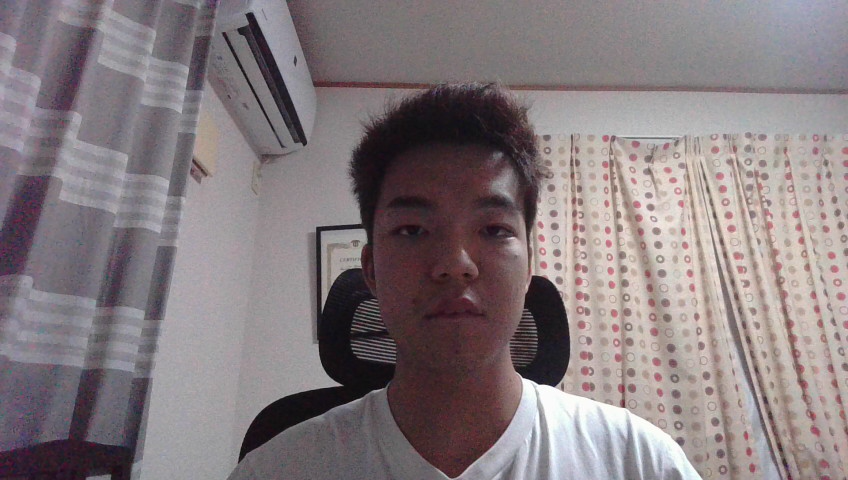
#> input picture exp_picture/exp1-3_flame.png, 848 x 480 px, given in place of the camera
$ python 2-2.py
#> lines starting #> are read from the running program, lines starting #| are printed output that depends on the picture; after the words box and inside, x2 and y2 are one past the last pixel; in counts of white or black regions, pixels touching at a corner belong together
# -*- coding: utf-8 -*-
import os
os.environ["OPENCV_VIDEOIO_MSMF_ENABLE_HW_TRANSFORMS"] = "0"

import cv2
import numpy as np

# カメラのキャッチャ
cap = cv2.VideoCapture(0)   # 0 は内蔵カメラ

if not cap.isOpened():
    print("カメラが開けませんでした")
    exit()

# 1枚撮影
ret, frame = cap.read()
#> frame is the input picture: shape (480, 848, 3); mean B, G, R 126.3, 123.2, 133.5
cap.release()

if not ret:
    print("撮影に失敗しました")
    exit()

# グレースケール変換
gray = cv2.cvtColor(frame, cv2.COLOR_BGR2GRAY)
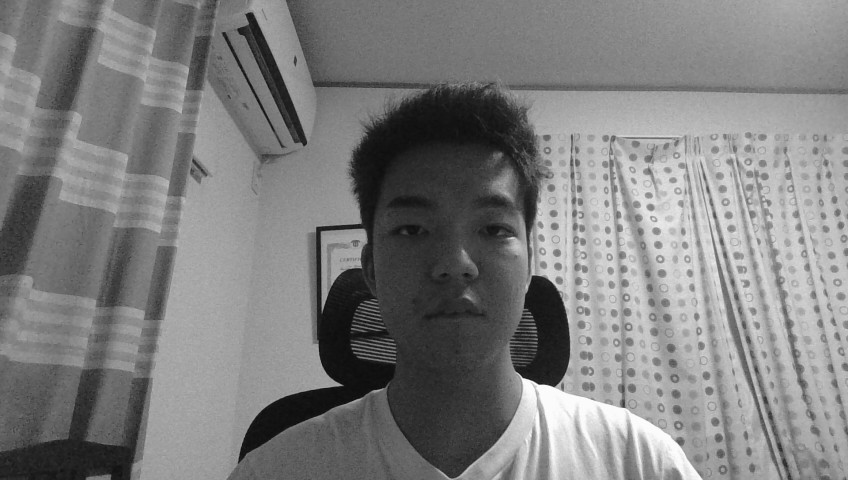
#> gray: shape (480, 848); min 7, max 255, mean 126.6
gray = cv2.medianBlur(gray, 5)

# 円検出
circles = cv2.HoughCircles(
    gray,
    cv2.HOUGH_GRADIENT,
    dp=1,             # 解像度の逆数
    minDist=20,       # 円同士の最小距離（適宜調整）
    param1=100,       # Cannyエッジ検出の閾値
    param2=30,        # 円検出のしきい値（小さいと誤検出が増える）
    minRadius=5,      # 最小半径
    maxRadius=100     # 最大半径
)
#> circles = 114 rows, first 8: [670.5, 234.5, 99.4], [674.5, 269.5, 97.2], [704.5, 233.5, 97.2], [686.5, 329.5, 99.4], [698.5, 261.5, 87.3], [724.5, 352.5, 99.4], [677.5, 384.5, 85.1], [586.5, 320.5, 69.6]

# 結果表示
if circles is not None:
    circles = np.uint16(np.around(circles))
#> circles = 114 rows, first 8: [670, 234, 99], [674, 270, 97], [704, 234, 97], [686, 330, 99], [698, 262, 87], [724, 352, 99], [678, 384, 85], [586, 320, 70]
    print("検出された円の数:", circles.shape[1])
#| 検出された円の数: 114

    for i in circles[0, :]:
        # 外円
        cv2.circle(frame, (i[0], i[1]), i[2], (0, 255, 0), 2)
        # 中心
        cv2.circle(frame, (i[0], i[1]), 2, (0, 0, 255), 3)
#> this loop made 114 passes
#> i on passes 1 to 12: [670, 234, 99], [674, 270, 97], [704, 234, 97], [686, 330, 99], [698, 262, 87], [724, 352, 99], [678, 384, 85], [586, 320, 70], [682, 202, 60], [650, 230, 70], [554, 204, 64], [636, 216, 61]
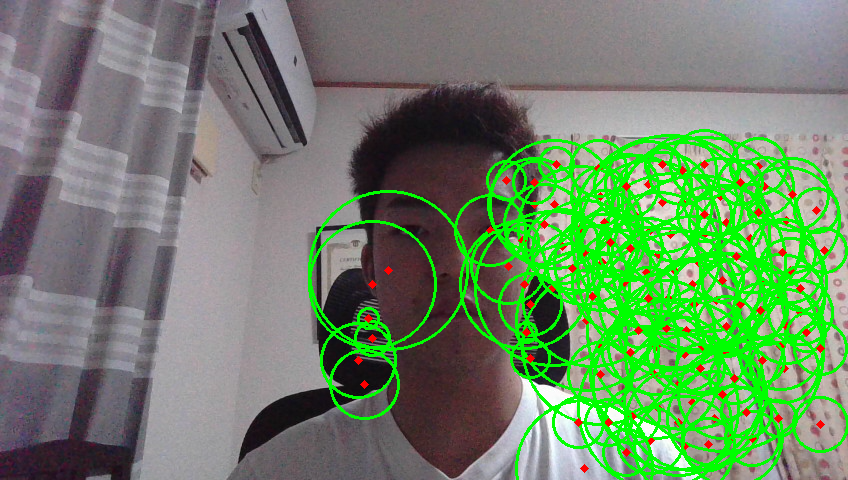
#> frame: shape (480, 848, 3); 15.7% of pixels changed, all inside (x1, y1, x2, y2) = (308, 129, 848, 480)
else:
    print("円は検出されませんでした")

cv2.imshow("Detected Circles", frame)
cv2.waitKey(0)
cv2.destroyAllWindows()

$ run again, on exp_picture/exp1-4_backbround_bgr_lib_21.08.2025.png
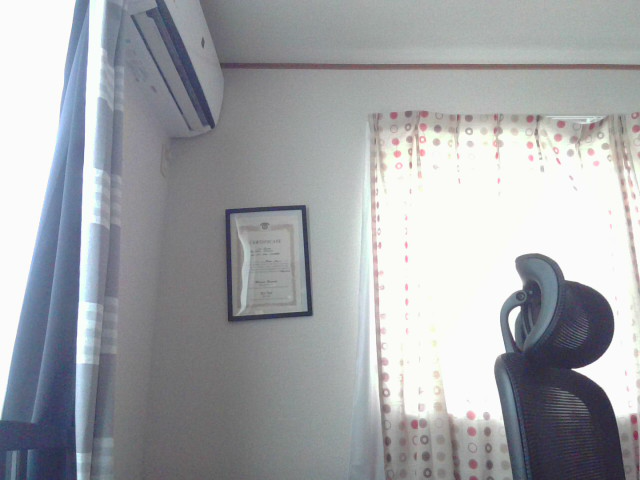
#> input picture exp_picture/exp1-4_backbround_bgr_lib_21.08.2025.png, 640 x 480 px, given in place of the camera
#> frame is the input picture: shape (480, 640, 3); mean B, G, R 168.7, 165, 162.4
#> `gray = cv2.cvtColor(frame, cv2.COLOR_BGR2GRAY)`:
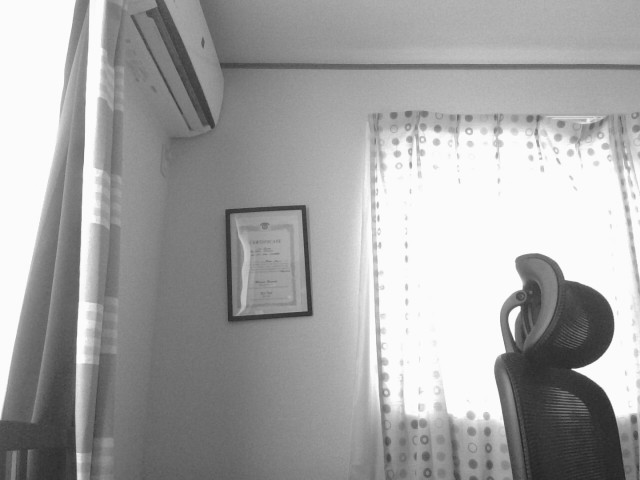
#> gray: shape (480, 640); min 35, max 255, mean 164.6
#> `circles = cv2.HoughCircles( gray, cv2.HOUGH_GRADIENT, dp=1,`: circles = [[572.5, 325.5, 42.1], [532.5, 284.5, 31.5], [460.5, 152.5, 38.6], [521.5, 319.5, 13.4]]
#> `circles = np.uint16(np.around(circles))`: circles = [[572, 326, 42], [532, 284, 32], [460, 152, 39], [522, 320, 13]]
#| 検出された円の数: 4
#> the loop `for i in circles[0, :]:` made 4 passes
#> after the loop `for i in circles[0, :]:`:
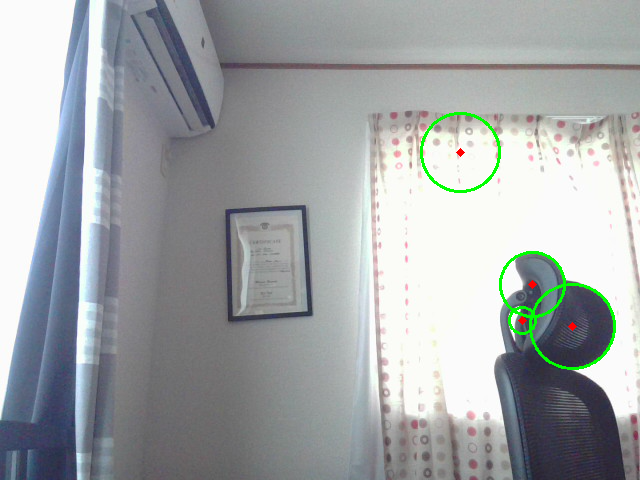
#> frame: shape (480, 640, 3); 0.81% of pixels changed, all inside (x1, y1, x2, y2) = (420, 112, 616, 370)

$ run again, on exp_picture/exp1-4_frame_bgr_lib.png
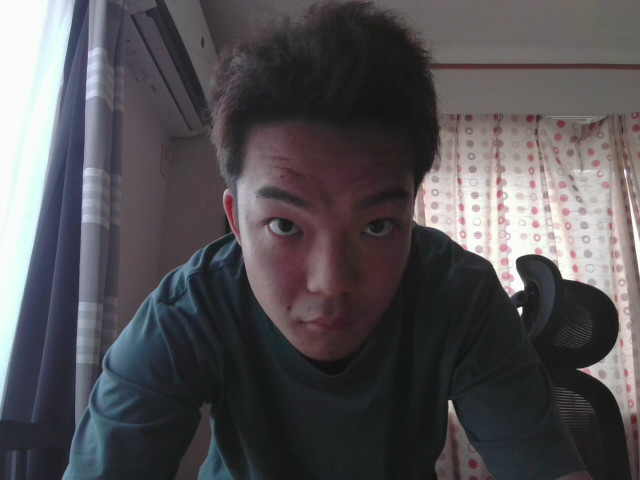
#> input picture exp_picture/exp1-4_frame_bgr_lib.png, 640 x 480 px, given in place of the camera
#> frame is the input picture: shape (480, 640, 3); mean B, G, R 84.5, 81, 83.9
#> `gray = cv2.cvtColor(frame, cv2.COLOR_BGR2GRAY)`:
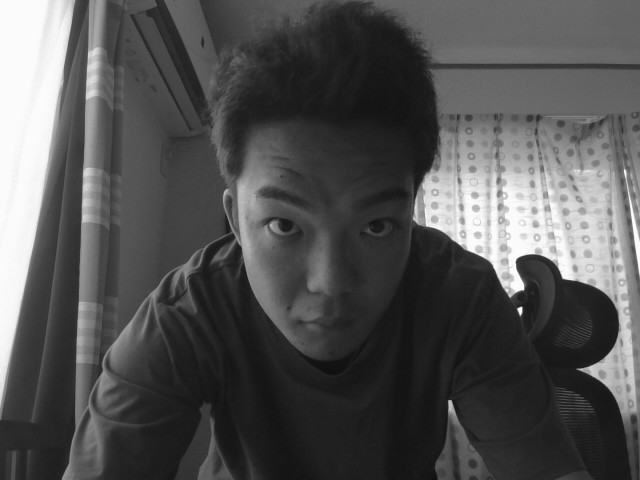
#> gray: shape (480, 640); min 16, max 255, mean 82.3
#> `circles = cv2.HoughCircles( gray, cv2.HOUGH_GRADIENT, dp=1,`: circles = 25 rows, first 8: [548.5, 284.5, 90.6], [535.5, 204.5, 49.9], [581.5, 219.5, 50.9], [504.5, 190.5, 46.3], [533.5, 226.5, 49.7], [591.5, 245.5, 38.6], [593.5, 195.5, 46.3], [458.5, 207.5, 44.1]
#> `circles = np.uint16(np.around(circles))`: circles = 25 rows, first 8: [548, 284, 91], [536, 204, 50], [582, 220, 51], [504, 190, 46], [534, 226, 50], [592, 246, 39], [594, 196, 46], [458, 208, 44]
#| 検出された円の数: 25
#> the loop `for i in circles[0, :]:` made 25 passes
#> after the loop `for i in circles[0, :]:`:
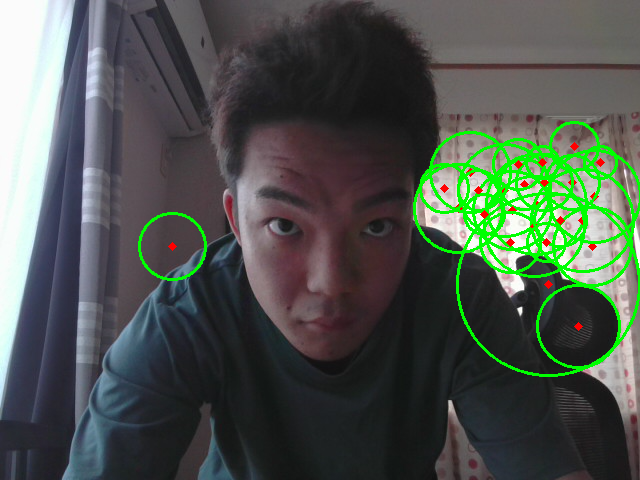
#> frame: shape (480, 640, 3); 4.54% of pixels changed, all inside (x1, y1, x2, y2) = (138, 121, 640, 377)

$ run again, on exp_picture/exp1-4_frame_hsv_lib.png
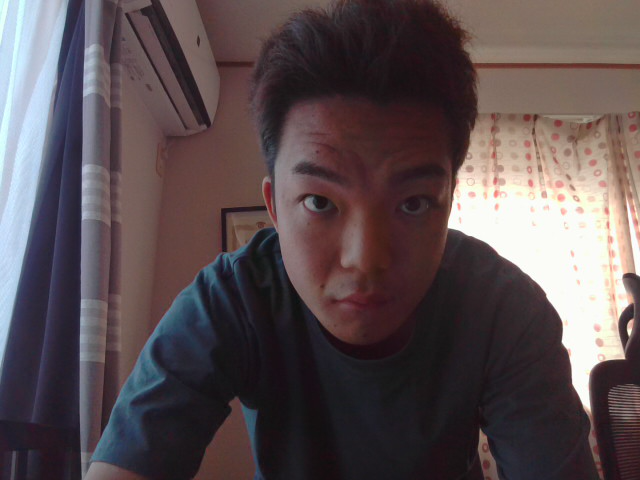
#> input picture exp_picture/exp1-4_frame_hsv_lib.png, 640 x 480 px, given in place of the camera
#> frame is the input picture: shape (480, 640, 3); mean B, G, R 80.4, 77.7, 90.1
#> `gray = cv2.cvtColor(frame, cv2.COLOR_BGR2GRAY)`:
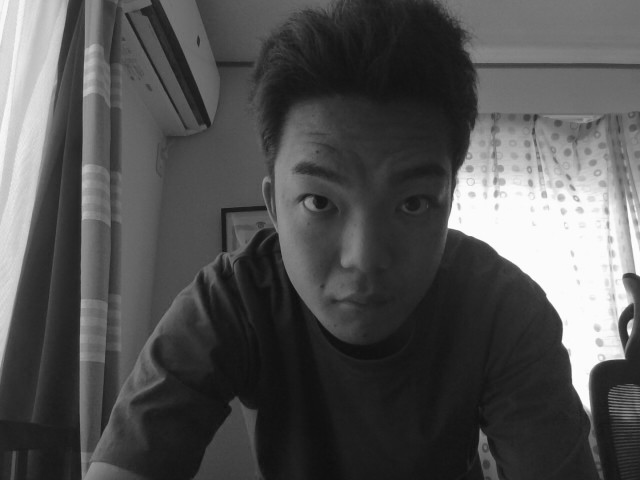
#> gray: shape (480, 640); min 12, max 255, mean 81.7
#> `circles = cv2.HoughCircles( gray, cv2.HOUGH_GRADIENT, dp=1,`: circles = [[550.5, 211.5, 70.7], [573.5, 151.5, 38.6], [515.5, 164.5, 25.7], [531.5, 191.5, 37.4], [584.5, 184.5, 18.3], [552.5, 173.5, 15.1]]
#> `circles = np.uint16(np.around(circles))`: circles = [[550, 212, 71], [574, 152, 39], [516, 164, 26], [532, 192, 37], [584, 184, 18], [552, 174, 15]]
#| 検出された円の数: 6
#> the loop `for i in circles[0, :]:` made 6 passes
#> after the loop `for i in circles[0, :]:`:
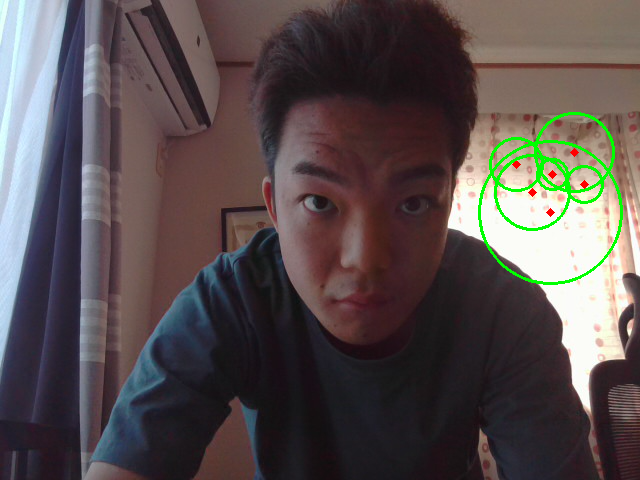
#> frame: shape (480, 640, 3); 1.25% of pixels changed, all inside (x1, y1, x2, y2) = (478, 112, 623, 285)
